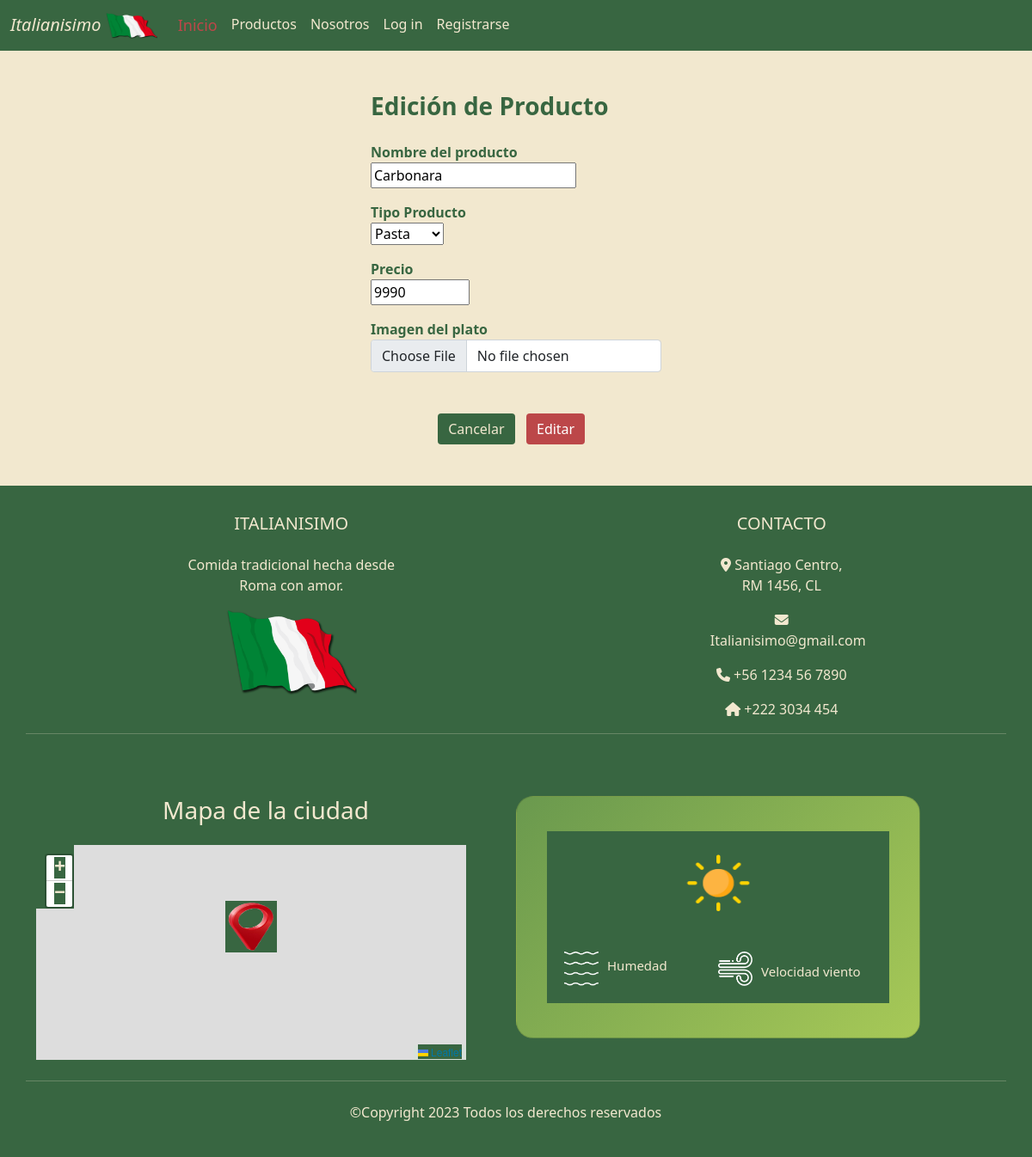
/crud/producto_edit/7/, run on the app's committed database.
### crud/models.py (models this page shows, shortened)
class Producto(models.Model):
    idProducto = models.AutoField(primary_key=True,verbose_name='Código Producto')
    nombreProducto = models.CharField(verbose_name='Nombre Producto',max_length=30)
    precioProducto = models.IntegerField(verbose_name='Precio')
    imagenProducto = models.ImageField(verbose_name='Imagen',upload_to='productos', null=True,blank=True)
    tipoProducto = models.ForeignKey(TipoProducto,verbose_name='Código Tipo Producto',on_delete=models.CASCADE)
    created_at = models.DateTimeField(verbose_name='Fecha registro',auto_now_add=True)
    updated_at = models.DateTimeField(verbose_name='Fecha actualización',auto_now=True)
    class Meta:
        verbose_name = 'producto'
        verbose_name_plural = 'productos'
        ordering = ['idProducto','nombreProducto']

### crud/views.py (the view, shortened to what this page needs)
# urls.py: path('producto_edit/<idProducto>/', producto_edit, name='producto_edit'),
def producto_edit(request, idProducto):
    producto = get_object_or_404(Producto, idProducto=idProducto)
    data = {
        'form':ProductoForm(instance=producto)
    }
    return render(request,'crud/producto_edit.html',data)

### crud/forms.py (shortened to what this page needs)
class ProductoForm(forms.ModelForm):
    nombreProducto = forms.CharField(min_length=5, max_length=20)
    precioProducto = forms.IntegerField(min_value=3990, max_value=19990)
    class Meta:
        model = Producto
        fields = '__all__'
        widgets = {
            'idProducto':forms.TextInput(attrs={'class':'form-control'}),
            'nombreProducto':forms.TextInput(attrs={'class':'form-control'}),
            'precioProducto':forms.TextInput(attrs={'class':'form-control','type':'number'}),
            'imagenProducto':forms.FileInput(attrs={'class':'form-control'}),
            'TipoProducto':forms.Select(attrs={'class':'form-control'})
        }

### crud/models.py (called while the page is built)
    def __str__(self) -> str:
        return self.nombreTP

### crud/templates/crud/producto_edit.html (shortened to what this page needs)
{% extends 'core/base.html' %}
{% load static %}
{% block first_content %}
{% include "core/navbar.html" %}
<section id="section" class="justify-content-center">
    <div class="row">
        <form action="" method="post" class="mt-5" enctype="multipart/form-data">
            <h3 class="fw-bold">Edición de Producto</h3>
            <div class="form-group mt-4">
                <label for="nombre" class="fw-bold">Nombre del producto</label>
                <div class="input-group">
                    {{ form.nombreProducto }}
                </div>
            </div>
            <div class="form-group mt-3">
                <label for="producto" class="fw-bold">Tipo Producto</label>
                <div class="input-group">
                    {{ form.tipoProducto }}
                </div>
            </div>
            <div class="form-group mt-3">
                <label for="categoria" class="fw-bold">Precio</label>
                <div class="input-group">
                    {{ form.precioProducto }}
                </div>
            </div>
            <div class="form-group mt-3">
                <label for="imagen" class="fw-bold">Imagen del plato</label>
                <div class="input-group">
                    {{ form.imagenProducto }}
                </div>
            </div>
            <div class="d-flex justify-content-center mt-5 mb-5">
                <div class="row">
                    <div class="col-6"><input type="reset" value="Cancelar" class="btn btn-secondary" id="btnContextoEventos"></div>
                    <div class="col-6"><input type="submit" value="Editar" class="btn btn-primary" id="btnReloj"></div>
                </div>
            </div>
        </form>
    </div>
</section>
{% endblock %}

### core/static/core/css/modoClaro.css (style rules this page uses)
:root { --verde-oscuro: #386641; --verde-medio: #6a994e; --verde-claro: #a7c957; --beige-pastel: #f2e8cf; --rojo-pastel: #bc4749; }
#section { background-color: var(--beige-pastel); color: var(--verde-oscuro); display: flex; }
.carousel-caption h6, h3 { color: #386641; }
#btnReloj { background-color: #bc4749; border: none; }
#btnContextoEventos { background-color: var(--verde-oscuro); color: var(--beige-pastel); border: none; }

### core/static/core/css/modoOscuro.css (style rules this page uses)
:root { --verde-oscuro: #386641; --verde-medio: #6a994e; --verde-medioModoOscuro: #374f29; --verde-claro: #a7c957; --beige-pastel: #f2e8cf; --rojo-pastel: #bc4749; --rojo-modoOscuro: #8a3f40; --verde-modoOscuro: #1f3423; --verde-SegundoOscuro: #162318; }
.dark .carousel-caption h6, h3 { color: #386641; }

### data on the page
Producto: nombreProducto "Carbonara", tipoProducto "Pasta", precioProducto "9990"
